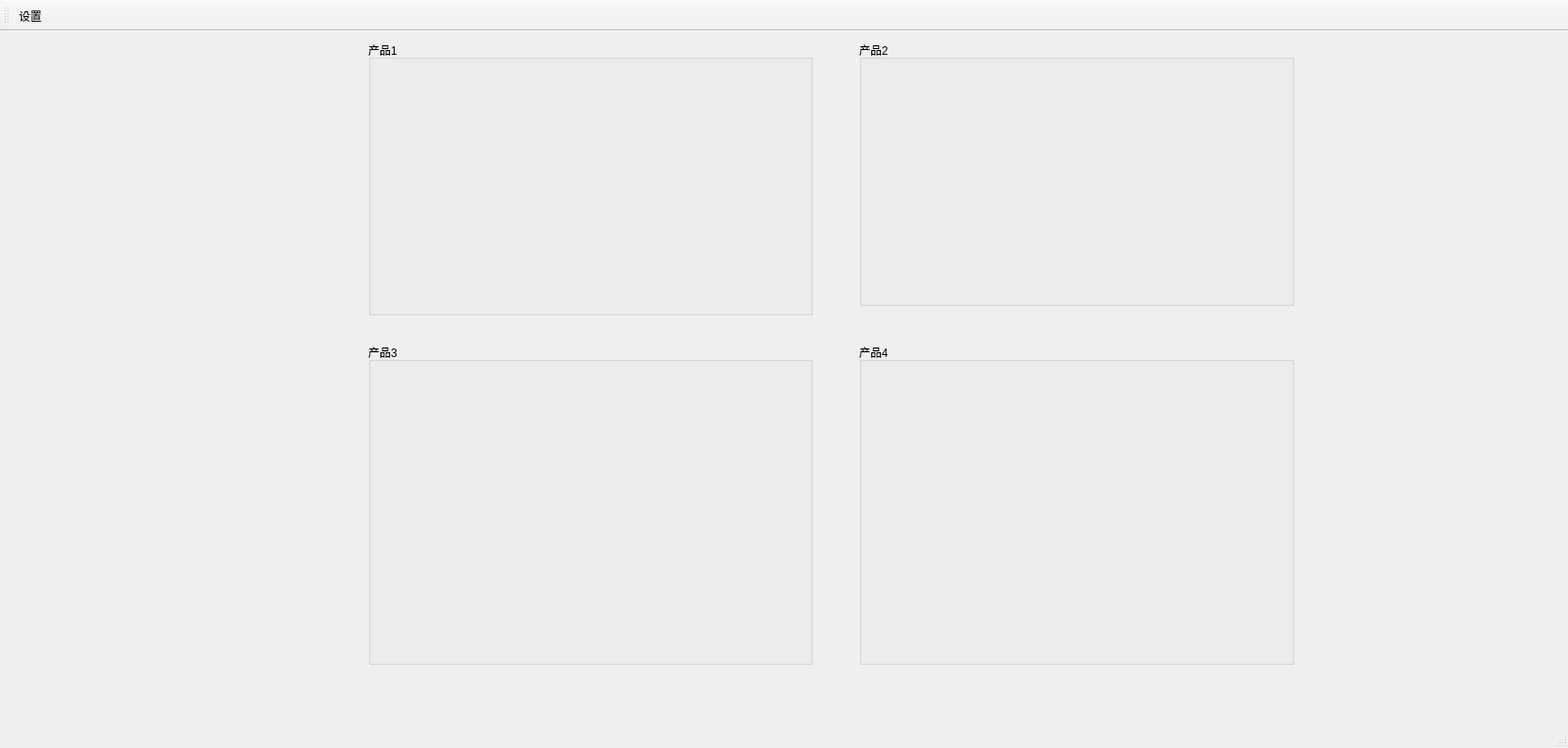
<?xml version="1.0" encoding="UTF-8"?>
<ui version="4.0">
 <class>MainWindow</class>
 <widget class="QMainWindow" name="MainWindow">
  <property name="geometry">
   <rect>
    <x>0</x>
    <y>0</y>
    <width>1661</width>
    <height>792</height>
   </rect>
  </property>
  <property name="windowTitle">
   <string>OQC检测</string>
  </property>
  <property name="styleSheet">
   <string notr="true"/>
  </property>
  <property name="toolButtonStyle">
   <enum>Qt::ToolButtonIconOnly</enum>
  </property>
  <widget class="QWidget" name="centralWidget">
   <widget class="QGroupBox" name="groupBox">
    <property name="geometry">
     <rect>
      <x>390</x>
      <y>10</y>
      <width>471</width>
      <height>291</height>
     </rect>
    </property>
    <property name="title">
     <string>产品1</string>
    </property>
   </widget>
   <widget class="QGroupBox" name="groupBox_2">
    <property name="geometry">
     <rect>
      <x>910</x>
      <y>10</y>
      <width>461</width>
      <height>281</height>
     </rect>
    </property>
    <property name="title">
     <string>产品2</string>
    </property>
   </widget>
   <widget class="QGroupBox" name="groupBox_3">
    <property name="geometry">
     <rect>
      <x>390</x>
      <y>330</y>
      <width>471</width>
      <height>341</height>
     </rect>
    </property>
    <property name="title">
     <string>产品3</string>
    </property>
   </widget>
   <widget class="QGroupBox" name="groupBox_4">
    <property name="geometry">
     <rect>
      <x>910</x>
      <y>330</y>
      <width>461</width>
      <height>341</height>
     </rect>
    </property>
    <property name="title">
     <string>产品4</string>
    </property>
   </widget>
  </widget>
  <widget class="QMenuBar" name="menuBar">
   <property name="geometry">
    <rect>
     <x>0</x>
     <y>0</y>
     <width>1661</width>
     <height>26</height>
    </rect>
   </property>
  </widget>
  <widget class="QToolBar" name="mainToolBar">
   <attribute name="toolBarArea">
    <enum>TopToolBarArea</enum>
   </attribute>
   <attribute name="toolBarBreak">
    <bool>false</bool>
   </attribute>
   <addaction name="actionsetting"/>
  </widget>
  <widget class="QStatusBar" name="statusBar"/>
  <action name="actionsetting">
   <property name="icon">
    <iconset resource="../res.qrc">
     <normaloff>:/images/Settings.png</normaloff>:/images/Settings.png</iconset>
   </property>
   <property name="text">
    <string>设置</string>
   </property>
   <property name="toolTip">
    <string>设置</string>
   </property>
  </action>
 </widget>
 <layoutdefault spacing="6" margin="11"/>
 <resources>
  <include location="../res.qrc"/>
 </resources>
 <connections/>
</ui>
